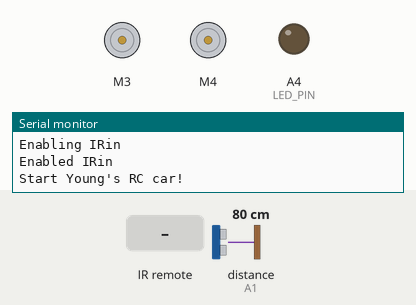
Recording of a sketch running on a simulated Arduino Uno, built with avr-gcc and run on an emulated ATmega328P. Parts: 2 × DC motor (green arrow = forward, orange = backward, longer = faster), output pins drawn as LEDs (lit = HIGH), the last lines printed to the serial monitor. Inputs (shaded band) come from the test bench; at power-on: distance to the obstacle (sensor on A1) 80 cm. The echo pulse lasts 58.3 µs per cm; random numbers use the default seed unless the sketch sets one; pins used as bus, display or sensor lines are not drawn.

Above: at 1.2 s.
1.3 s: infrared code 0xFFC23D received
At 2.6 s:
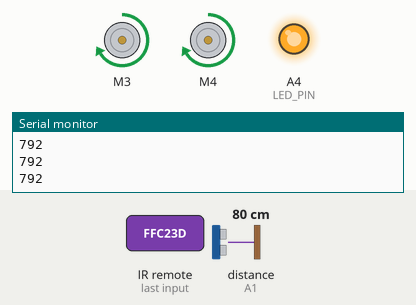
2.9 s: distance to the obstacle (sensor on A1) set to 23 cm
4.4 s: distance to the obstacle (sensor on A1) set to 20 cm
At 4.63 s:
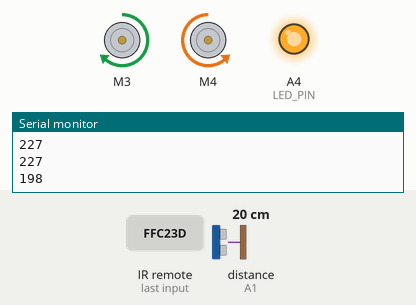
7.4 s: distance to the obstacle (sensor on A1) set to 35 cm
8.9 s: infrared code 0xFFE01F received
At 10.0 s:
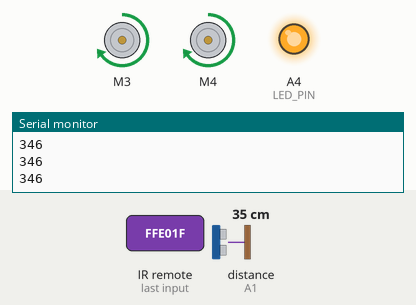
10.4 s: infrared code 0xFF22DD received
At 11.4 s:
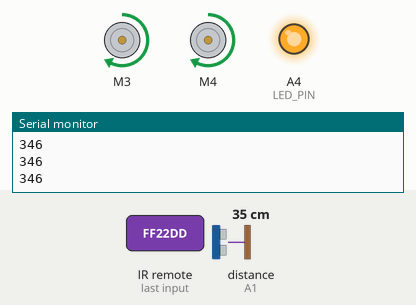
Timing chart, 0 to 12.9 s (numbered marks = the images above; inputs shaded):
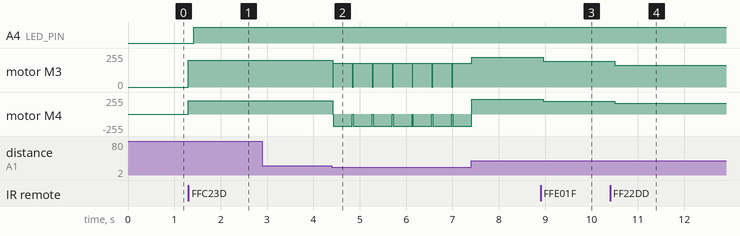

Measured:
- the behaviour switches between 21 and 20 cm on distance to the obstacle (sensor on A1) (found by bisection; images 1 and 2)
- after the input at 1.3 s, A4 (LED_PIN): LOW → HIGH after 0.12 s; motor M3, motor M4: stopped → forward 200/255 at once
- after the input at 4.4 s, motor M3: alternates forward 180/255 for 0.41 s and stopped for 0.02 s, starting at once; motor M4: alternates backward 180/255 for 0.41 s and stopped for 0.02 s, starting at once
- after the input at 8.9 s, motor M3, motor M4: forward 225/255 → forward 195/255 after 0.06 s
- after the input at 10.4 s, motor M3, motor M4: forward 195/255 → forward 165/255 after 0.10 s

The sketch:

IRremote_RCcar.ino
```cpp
/*
 * key - map
 * FFC23D ▶|| : 주행 시작 / 종료
 * FFE01F -  : 속도내림
 * FFA857 +  : 속도올림
 * FF22DD |◀◀  : 속도 최하
 * FF02FD ▶▶|  : 숙도 최상
 * FF18E7 2 : 전진
 * FF4AB5 8 : 후진
 * FF5AA5 6 : 우회전
 * FF10EF 4 : 좌회전
 * FF38C7 5 : 정지 / 전진
 * FF906F EQ : 세레머니 (댄스)
 */
/*
    FF30CF 1
    FF18E7 2
    FF7A85 3
    FF10EF 4
    FF38C7 5
    FF5AA5 6
    FF42BD 7
    FF4AB5 8
    FF52AD 9
    FF6897 0
    FF9867 100+
    FFB04F 200+
    FFE01F -
    FFA857 +
    FF906F EQ
    FF22DD |◀◀
    FF02FD ▶▶|
    FFC23D ▶||
    FFA25D CH-
    FF629D CH
    FFE21D CH+
    */

#include <IRremote.h>
#include <AFMotor.h>

#define STOPOFF 0
#define FOR 1
#define BACK 2
#define RIGHT 3
#define LEFT 4
#define STOP 5
#define DANCE 6

// IR remote
int RECV_PIN = 10;
IRrecv irrecv(RECV_PIN);
decode_results results;

// 초음파센서 출력핀(trig)과 입력핀(echo), 변수, 함수 선언//
int TrigPin = A0;
int EchoPin = A1;
long duration, distance;

// DC motor
AF_DCMotor motor_L(3);
AF_DCMotor motor_R(4);

// LED
int LED_PIN = A4;

int motor_speed = 0;
int speed_gap = 30;
int driving_state = 0;
int i = 0;

// 거리 측정
void Obstacle_Check();
void Distance_Measurement();

void Stop_turnOff();
void Stop(int x);
void Forward();
void Backward(int x);
void Right(int x);
void Left(int x);
void Dance();

void IncreaseSpeed();
void DecreaseSpeed();
void SetHighestSpeed();
void SetLowestSpeed();

void setup() {
  Serial.begin(9600);

  // IR remote
  Serial.println("Enabling IRin");
  irrecv.enableIRIn(); // Start the receiver
  Serial.println("Enabled IRin");
  Serial.println("Start Young's RC car!");

  // 초음파 센서
  pinMode(EchoPin, INPUT);   // EchoPin 입력
  pinMode(TrigPin, OUTPUT);  // TrigPin 출력

  // LED
  pinMode(LED_PIN, OUTPUT);
  digitalWrite(LED_PIN, LOW);

  // motor
  motor_L.run(FORWARD);
  motor_R.run(FORWARD);
  motor_L.setSpeed(motor_speed);
  motor_R.setSpeed(motor_speed);
}

void loop() {
  // LED 제어
  if(driving_state > STOPOFF)  digitalWrite(LED_PIN, HIGH);
  else  digitalWrite(LED_PIN, LOW);

  // 리모컨 신호에 따라
  if(irrecv.decode(&results)) {
    Serial.println(results.value, HEX);

    // 주행 시작 || 주행 종료
    if(results.value == 0xFFC23D) {
      if(driving_state == STOPOFF) Forward();  // FFC23D ▶|| : 전진 (주행 시작)
      else Stop_turnOff();  // FFC23D ▶|| : 정지 (주행 종료)
    }

    // 주행 종료 상태가 아닐 때
    if(driving_state > STOPOFF) {
      // 속도 조절
      if(results.value == 0xFFE01F) DecreaseSpeed();  // FFE01F -  : 속도내림
      else if(results.value == 0xFFA857)  IncreaseSpeed();  // FFA857 +  : 속도올림
      else if(results.value == 0xFF22DD)  SetLowestSpeed(); // FF22DD |◀◀  : 속도 최하
      else if(results.value == 0xFF02FD)  SetHighestSpeed(); // FF02FD ▶▶|  : 속도 최상

      // 방향
      else if(results.value == 0xFF4AB5)  Backward(1);  // FF4AB5 8 : 후진
      else if(results.value == 0xFF18E7)  Forward();  // FF18E7 2 : 전진
      else if(results.value == 0xFF5AA5)  Right(1);  // FF5AA5 6 : 우회전
      else if(results.value == 0xFF10EF)  Left(1);  // FF10EF 4 : 좌회전
      else if(results.value == 0xFF38C7) {
        if(driving_state == STOP) Forward();  // FF38C7 5 : 전진
        else if(driving_state != STOPOFF) Stop(1);  // FF38C7 5 : 정지
      }
      else if(results.value == 0xFF906F) Dance(); // FF906F EQ : 세레모니 (댄스)
    }

    // 리모컨 신호 받기
    irrecv.resume(); // Receive the next value
  }
  delay(100);

  if(driving_state > STOPOFF)  Obstacle_Check();
}

///////////장애물 확인 및 회피 방향 결정///////////
void Obstacle_Check() {
  int val = random(2);
  Distance_Measurement();

  Serial.println(distance);

  while (distance < 200) {
    if (distance < 180) {
      Backward(0);
      delay(250);
      Stop(0);
      delay(50);
      Distance_Measurement();
    }
    else {
      if (val == 0) {
        Right(0);
        delay(400);
      }
      else if (val == 1) {
        Left(0);
        delay(400);
      }
      Distance_Measurement();
    }
  }

  if(driving_state == FOR)  Forward();
  else if(driving_state == BACK)  Backward(1);
  else if(driving_state == RIGHT) Right(1);
  else if(driving_state == LEFT)  Left(1);
  else if(driving_state == STOP)  Stop(1);
  else if(driving_state == DANCE) Dance();
}


////////거리감지///////////
void Distance_Measurement() {
  digitalWrite(TrigPin, LOW);
  delay(2);
  digitalWrite(TrigPin, HIGH);  // trigPin에서 초음파 발생(echoPin도 HIGH)
  delayMicroseconds(10);
  digitalWrite(TrigPin, LOW);
  duration = pulseIn(EchoPin, HIGH);    // echoPin 이 HIGH를 유지한 시간을 저장 한다.
  distance = ((float)(340 * duration) / 1000) / 2;
  delay(5);
}

void Stop_turnOff() {
  motor_L.run(RELEASE);       motor_R.run(RELEASE);
  for (i = motor_speed; i >= 0; i = i - speed_gap) {
    motor_L.setSpeed(i);  motor_R.setSpeed(i);
    delay(2);
  }
  motor_speed = i;
  driving_state = STOPOFF;
}

void Stop(int x) {
  motor_L.run(RELEASE);       motor_R.run(RELEASE);
  for (i = motor_speed; i >= 0; i = i - speed_gap) {
    motor_L.setSpeed(i);  motor_R.setSpeed(i);
    delay(2);
  }
  motor_speed = i;
  if(x) driving_state = STOP;
}

void Forward() {
  motor_L.run(FORWARD);  motor_R.run(FORWARD);
  if (motor_speed < 165) motor_speed = 200;
  motor_L.setSpeed(motor_speed);  motor_R.setSpeed(motor_speed);
  driving_state = FOR;
}

void Backward(int x) {
  motor_L.run(BACKWARD);  motor_R.run(BACKWARD);
  if (motor_speed < 165) motor_speed = 200;
  motor_L.setSpeed(motor_speed);  motor_R.setSpeed(motor_speed);
  if(x) driving_state = BACK;
}

void Right(int x) {
  if (motor_speed < 225) motor_speed = 225;
  motor_L.setSpeed(motor_speed);  motor_R.setSpeed(motor_speed);
  motor_L.run(FORWARD);  motor_R.run(BACKWARD);
  if(x) driving_state = RIGHT;

  for (i = 0; i < 200; i = i + 20) {
    //j = i*1.3;     if(j >= 200) j = 200;
    motor_L.setSpeed(i);  motor_R.setSpeed(i);
    delay(2);
  }
  for (i = 180; i < 0; i = i - 20) {
    motor_L.setSpeed(i);  motor_R.setSpeed(i);
    delay(2);
  }
}

void Left(int x) {
  if (motor_speed < 225) motor_speed = 225;
  motor_L.setSpeed(motor_speed);  motor_R.setSpeed(motor_speed);
  motor_L.run(BACKWARD);  motor_R.run(FORWARD);
  if(x) driving_state = LEFT;

  for (i = 0; i < 200; i = i + 20) {
    //j = i*1.3;     if(j >= 200) j = 200;
    motor_L.setSpeed(i);  motor_R.setSpeed(i);
    delay(2);
  }
  for (i = 180; i < 0; i = i - 20) {
    motor_L.setSpeed(i);  motor_R.setSpeed(i);
    delay(2);
  }
}

void Dance() {
  motor_speed = 225;
  motor_L.setSpeed(motor_speed);  motor_R.setSpeed(motor_speed);
  motor_L.run(FORWARD);  motor_R.run(BACKWARD);
  delay(500);
  motor_L.run(BACKWARD);  motor_R.run(FORWARD);
  delay(500);
  driving_state = DANCE;
}

void IncreaseSpeed() {
  motor_speed += speed_gap;
  if(motor_speed > 255) motor_speed = 255;
  else if(motor_speed < 165) motor_speed = 165;
  motor_L.setSpeed(motor_speed);  motor_R.setSpeed(motor_speed);
}

void DecreaseSpeed() {
  motor_speed -= speed_gap;
  if(motor_speed < 165) motor_speed = 165;
  motor_L.setSpeed(motor_speed);  motor_R.setSpeed(motor_speed);
}

void SetHighestSpeed() {
  motor_speed = 255;
  motor_L.setSpeed(motor_speed); motor_R.setSpeed(motor_speed);
}

void SetLowestSpeed() {
  motor_speed = 165;
  motor_L.setSpeed(motor_speed); motor_R.setSpeed(motor_speed);
}
```
